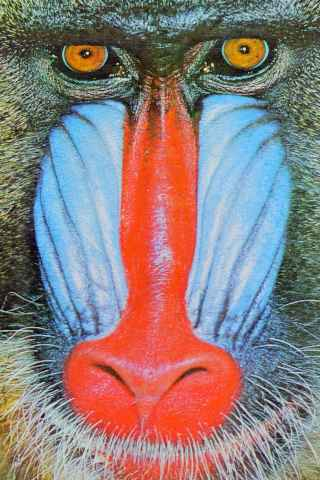
#> input picture lib/TJpg_Decoder/examples/LittleFS/All_LittleFS/data/Baboon40.jpg, 320 x 480 px
$ python 'ImgToRGB565 - FloydSteinbergDithering.py'
#> lines starting #> are read from the running program, lines starting #| are printed output that depends on the picture
import sys
import os
from PIL import Image, ImageEnhance, ImageFilter
import tkinter as tk
from tkinter import filedialog
import matplotlib.pyplot as plt
import numpy as np

# Tkinter Root verstecken
root = tk.Tk()
root.withdraw()

# ==== Datei-Auswahl ====
input_path = filedialog.askopenfilename(
    title="Select an image to convert to 6-color EPD format",
    filetypes=[("Image files", "*.png;*.jpg;*.jpeg;*.bmp")]
)
#> the answer given: ../lib/TJpg_Decoder/examples/LittleFS/All_LittleFS/data/Baboon40.jpg
if not input_path:
    print("No image selected. Exiting.")
    sys.exit(0)

# ==== Speicherort-Auswahl (nur Ordner) ====
output_dir = filedialog.askdirectory(title="Select folder to save the .h file")
#> the answer given: ../lib/TJpg_Decoder/examples/LittleFS/All_LittleFS/data
if not output_dir:
    print("No folder chosen. Exiting.")
    sys.exit(0)

# ==== Dateiname vom Eingabebild übernehmen ====
base_name = os.path.splitext(os.path.basename(input_path))[0]  # z.B. "bild.png" -> "bild"
output_path = os.path.join(output_dir, f"{base_name}.h")

# ==== 6-Farb-Palette (RGB) und RGB565 ====
PALETTE_RGB = [
    (0, 0, 0),         # 0 Black
    (255, 255, 255),   # 1 White
    (255, 255, 0),     # 2 Yellow
    (255, 0, 0),       # 3 Red
    (0, 0, 255),       # 5 Blue
    (0, 255, 0)        # 6 Green
]

PALETTE_RGB565 = [
    0x0000,  # Black
    0xFFFF,  # White
    0xFFE0,  # Yellow
    0xF800,  # Red
    0x001F,  # Blue
    0x07E0   # Green
]

# ==== Funktion: nächstgelegene Palette ====
def nearest_color(rgb):
    r, g, b = rgb
    best_idx = 0
    best_dist = float('inf')
    for idx, (pr, pg, pb) in enumerate(PALETTE_RGB):
        dist = (r - pr)**2 + (g - pg)**2 + (b - pb)**2
        if dist < best_dist:
            best_dist = dist
            best_idx = idx
    return best_idx

# ==== Bild laden und skalieren ====
im = Image.open(input_path).convert('RGB')
#> im is the input picture: PIL image 320x480 RGB; mean R, G, B 141.1, 125, 124.7
EPD_W, EPD_H = 800, 480

# Hoch-/Querformat beibehalten
if im.height > im.width:
    im = im.rotate(90, expand=True)
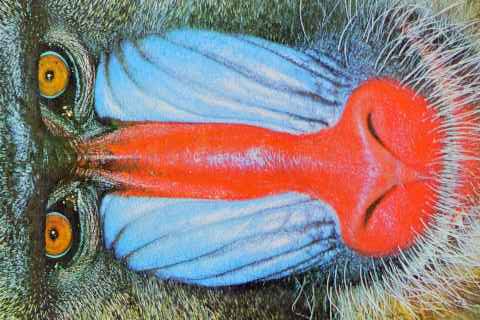
#> im: PIL image 480x320 RGB; mean R, G, B 141.1, 125, 124.7

# Bild skalieren (Cover: Bild füllt das Display komplett)
ratio_w = EPD_W / im.width
#> ratio_w = 1.67
ratio_h = EPD_H / im.height
#> ratio_h = 1.5
scale = max(ratio_w, ratio_h)
#> scale = 1.67

new_size = (int(im.width * scale), int(im.height * scale))
#> new_size = (800, 533)
im = im.resize(new_size, Image.Resampling.LANCZOS)
#> im: PIL image 800x533 RGB

# Überschüssiges zuschneiden (zentriert)
left = (im.width - EPD_W) // 2
#> left = 0
top = (im.height - EPD_H) // 2
#> top = 26
right = left + EPD_W
#> right = 800
bottom = top + EPD_H
#> bottom = 506
im = im.crop((left, top, right, bottom))
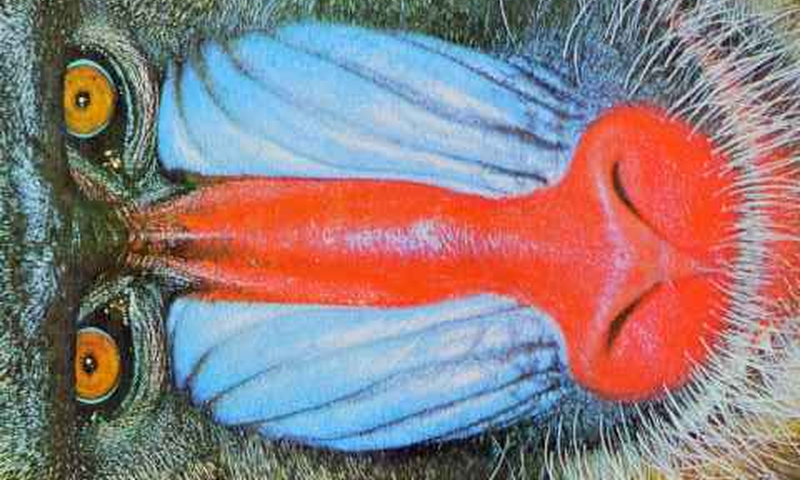
#> im: PIL image 800x480 RGB; mean R, G, B 144.1, 125.4, 127.4

# ==== Bild optional leicht weichzeichnen ====
im = im.filter(ImageFilter.GaussianBlur(0.5))

# ==== Kontrast und Sättigung erhöhen ====
im = ImageEnhance.Contrast(im).enhance(1.2)
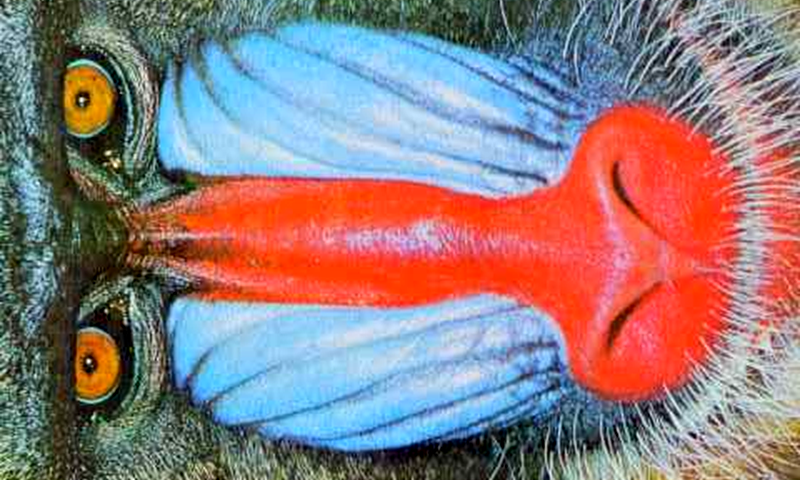
#> im: PIL image 800x480 RGB; mean R, G, B 145, 123.9, 126
im = ImageEnhance.Color(im).enhance(1.2)

w, h = im.size
#> w = 800; h = 480
pixels = np.array(im, dtype=np.float32)

# ==== Floyd-Steinberg Serpentine Dithering ====
dithered_indices = np.zeros((h, w), dtype=int)

for y in range(h):
    if y % 2 == 0:
        rng = range(w)
        direction = 1
    else:
        rng = range(w-1, -1, -1)
        direction = -1

    for x in rng:
        old_pixel = pixels[y, x].copy()
        idx = nearest_color(tuple(old_pixel))
        new_pixel = np.array(PALETTE_RGB[idx], dtype=np.float32)
        dithered_indices[y, x] = idx
        quant_error = old_pixel - new_pixel

        # Fehler verteilen
        if direction == 1:
            if x + 1 < w:
                pixels[y, x+1] += quant_error * 7/16
            if x - 1 >= 0 and y + 1 < h:
                pixels[y+1, x-1] += quant_error * 3/16
            if y + 1 < h:
                pixels[y+1, x] += quant_error * 5/16
            if x + 1 < w and y + 1 < h:
                pixels[y+1, x+1] += quant_error * 1/16
        else:
            if x - 1 >= 0:
                pixels[y, x-1] += quant_error * 7/16
            if x + 1 < w and y + 1 < h:
                pixels[y+1, x+1] += quant_error * 3/16
            if y + 1 < h:
                pixels[y+1, x] += quant_error * 5/16
            if x - 1 >= 0 and y + 1 < h:
                pixels[y+1, x-1] += quant_error * 1/16

#> (the run stopped early here; a loop or call above may not have finished)
